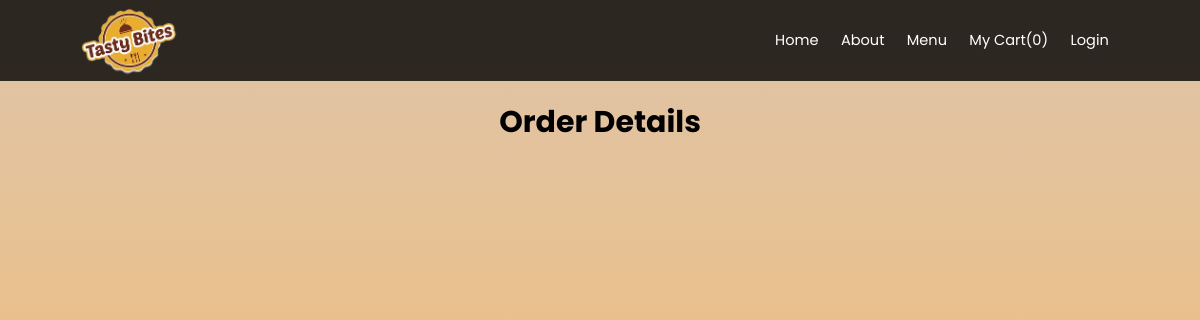
Before: /myaccount/order-history/34/ with the older database file.
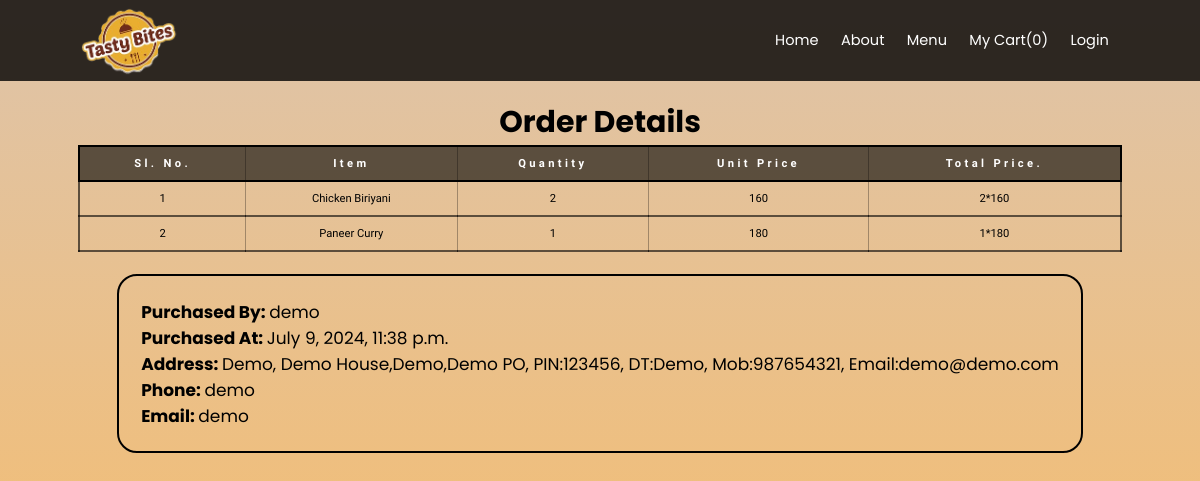
After: the same page with the newer database file.
### users/models.py (models this page shows, shortened)
class OrderItem(models.Model):
    order = models.ForeignKey(Order, related_name='order_items', on_delete=models.CASCADE)
    item = models.ForeignKey(Item, related_name='items', on_delete=models.CASCADE)
    price = models.IntegerField()
    quantity = models.IntegerField(default=1)

class Item(models.Model):
    category = models.ManyToManyField(Category, related_name='Items')
    title = models.CharField(max_length=50)
    slug = models.SlugField(max_length=50)
    image = models.ImageField(upload_to='uploads/item images', blank=True, null=True)
    description = models.TextField(blank=True)
    price = models.IntegerField()
    status = models.CharField(max_length=50, choices=STATUS_CHOICES,default=ACTIVE)
    def __str__(self):
        return self.title

class Order(models.Model):
    item = models.ManyToManyField(Item, related_name='orders')
    total_bill = models.IntegerField()
    purchased_by = models.ForeignKey(User, related_name='orders', on_delete=models.SET_NULL, blank=True, null=True)
    purchased_at = models.DateTimeField(auto_now_add=True)
    address_name = models.CharField(max_length=50, default='Unknown Name')
    address_type = models.CharField(max_length=50, choices=TYPE_CHOICES, default=HOME)
    address_housename = models.CharField(max_length=50, default='Unknown Housename')
    address_place = models.CharField(max_length=50, default='Unknown Place')
    address_postoffice = models.CharField(max_length=50, default='Unknown Postoffice')
    address_pincode = models.CharField(max_length=50, default='000000')
    address_district = models.CharField(max_length=50, default='Unknown District')
    address_state = models.CharField(max_length=50, default='Unknown State')
    address_mob = models.CharField(max_length=50, default='0000000000')
    email = models.EmailField(null=True)
    class Meta:
        ordering = ['-purchased_at']

### users/views.py (the view)
# urls.py: path('myaccount/order-history/<int:order_id>/', views.order_details, name = 'order_details'),
def order_details(request,order_id):
    order_details = OrderItem.objects.filter(order=order_id)
    print(order_details)
    return render(request,'order_details.html',{
        'order_details':order_details
    })

### users/cart.py (called while the page is built)
    def __len__(self):
        return sum(item['quantity'] for item in self.cart.values())

### users/context_processors.py (called while the page is built)
def cart(request):
    return {'cart':Cart(request)}

### users/templates/order_details.html (shortened to what this page needs)
{% extends 'base.html' %}
{% block content %}
    <div class="order-details">
    <h1 class="title">Order Details</h1>
    {% if order_details %}
    <table class="order-review">
        <thead>
            <tr>
                <th>Sl. No.</th>
                <th>Item</th>
                <th>Quantity</th>
                <th>Unit Price</th>
                <th>Total Price.</th>
            </tr>
        </thead>
        <tbody>
        {% for item in order_details %}
            <tr>
                <td>{{ forloop.counter }}</td>
                <td>{{item.item}}</td>
                <td>{{item.quantity}}</td>
                <td>{{item.price}}</td>
                <td>{{item.quantity}}*{{item.price}}</td>
            </tr>
        {% endfor %}
        </tbody>
    </table>
    <div class="billing-details">
        {% with item=order_details.0 %}
        <p><strong>Purchased By: </strong> {{item.order.purchased_by}}</p>
        <p><strong>Purchased At: </strong> {{item.order.purchased_at}}</p>
        <p><strong>Address: </strong> {{item.order.address_name}},
            {{item.order.address_housename}},{{item.order.address_place}},{{item.order.address_postoffice}},
            PIN:{{item.order.address_pincode}}, DT:{{item.order.address_district}},
            Mob:{{item.order.address_mob}},
             Email:{{item.order.email}}</p>
        <p><strong>Phone: </strong> {{item.order.purchased_by}}</p>
        <p><strong>Email: </strong> {{item.order.purchased_by}}</p>
        {% endwith %}
    </div>
    {% endif %}
</div>
{% endblock %}

Changed rows visible on the page:
added OrderItem: item "Chicken Biriyani", quantity "2", price "160", order.purchased_by "demo", order.purchased_at "July 9, 2024, 11:38 p.m.", order.address_name "Demo", order.address_housename "Demo House", order.address_place "Demo", order.address_postoffice "Demo PO", order.address_pincode "123456", order.address_district "Demo", order.address_mob "987654321", order.email "demo@demo.com"
added OrderItem: item "Paneer Curry", quantity "1", price "180"
Other visible differences:
text now shown: "Sl. No. Item Quantity Unit Price Total Price. Purchased By: Purchased At: Address: , , , , PIN: , DT: , Mob: , Email: Phone: Email:"
